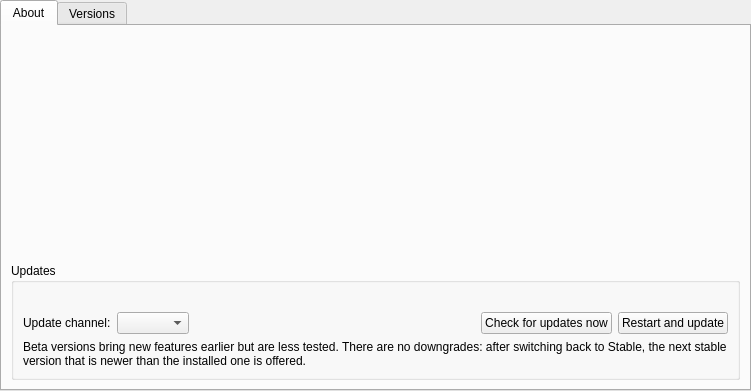
<?xml version="1.0" encoding="UTF-8"?>
<!-- Modified by BW-Tech GmbH for owncloud.online branding. -->
<ui version="4.0">
 <class>OCC::AboutView</class>
 <widget class="QWidget" name="OCC::AboutView">
  <property name="geometry">
   <rect>
    <x>0</x>
    <y>0</y>
    <width>751</width>
    <height>391</height>
   </rect>
  </property>
  <property name="sizePolicy">
   <sizepolicy hsizetype="Expanding" vsizetype="Expanding">
    <horstretch>0</horstretch>
    <verstretch>0</verstretch>
   </sizepolicy>
  </property>
  <property name="windowTitle">
   <string notr="true">About</string>
  </property>
  <property name="layoutDirection">
   <enum>Qt::LayoutDirection::LeftToRight</enum>
  </property>
  <layout class="QVBoxLayout" name="verticalLayout">
   <property name="leftMargin">
    <number>0</number>
   </property>
   <property name="topMargin">
    <number>0</number>
   </property>
   <property name="rightMargin">
    <number>0</number>
   </property>
   <property name="bottomMargin">
    <number>0</number>
   </property>
   <item>
    <widget class="QTabWidget" name="tabWidget">
     <property name="focusPolicy">
      <enum>Qt::FocusPolicy::StrongFocus</enum>
     </property>
     <property name="currentIndex">
      <number>0</number>
     </property>
     <widget class="QWidget" name="tab">
      <attribute name="title">
       <string>About</string>
      </attribute>
      <layout class="QVBoxLayout" name="verticalLayout_4">
       <item>
        <layout class="QHBoxLayout" name="horizontalLayout">
         <item>
          <layout class="QVBoxLayout" name="verticalLayout_2">
           <item>
            <spacer name="verticalSpacer_2">
             <property name="orientation">
              <enum>Qt::Orientation::Vertical</enum>
             </property>
             <property name="sizeHint" stdset="0">
              <size>
               <width>20</width>
               <height>40</height>
              </size>
             </property>
            </spacer>
           </item>
           <item>
            <widget class="QLabel" name="icon">
             <property name="sizePolicy">
              <sizepolicy hsizetype="Minimum" vsizetype="Minimum">
               <horstretch>0</horstretch>
               <verstretch>0</verstretch>
              </sizepolicy>
             </property>
             <property name="maximumSize">
              <size>
               <width>256</width>
               <height>256</height>
              </size>
             </property>
             <property name="text">
              <string notr="true"/>
             </property>
             <property name="pixmap">
              <pixmap>:/client/owncloud.online/theme/universal/owncloud-online-icon.svg</pixmap>
             </property>
            </widget>
           </item>
           <item>
            <spacer name="verticalSpacer">
             <property name="orientation">
              <enum>Qt::Orientation::Vertical</enum>
             </property>
             <property name="sizeHint" stdset="0">
              <size>
               <width>20</width>
               <height>40</height>
              </size>
             </property>
            </spacer>
           </item>
          </layout>
         </item>
         <item>
          <widget class="QLabel" name="aboutText">
           <property name="sizePolicy">
            <sizepolicy hsizetype="Expanding" vsizetype="Expanding">
             <horstretch>0</horstretch>
             <verstretch>0</verstretch>
            </sizepolicy>
           </property>
          </widget>
         </item>
        </layout>
       </item>
       <item>
        <widget class="QGroupBox" name="updaterGroup">
         <property name="title">
          <string>Updates</string>
         </property>
         <layout class="QVBoxLayout" name="updaterLayout">
          <item>
           <widget class="QLabel" name="updateStatusLabel">
            <property name="text">
             <string notr="true"/>
            </property>
            <property name="textFormat">
             <enum>Qt::TextFormat::RichText</enum>
            </property>
            <property name="wordWrap">
             <bool>true</bool>
            </property>
            <property name="textInteractionFlags">
             <set>Qt::TextInteractionFlag::LinksAccessibleByKeyboard|Qt::TextInteractionFlag::LinksAccessibleByMouse|Qt::TextInteractionFlag::TextSelectableByMouse</set>
            </property>
           </widget>
          </item>
          <item>
           <layout class="QHBoxLayout" name="updateActionsLayout">
            <item>
             <widget class="QLabel" name="updateChannelLabel">
              <property name="text">
               <string>Update channel:</string>
              </property>
              <property name="buddy">
               <cstring>updateChannel</cstring>
              </property>
             </widget>
            </item>
            <item>
             <widget class="QComboBox" name="updateChannel"/>
            </item>
            <item>
             <spacer name="updateActionsSpacer">
              <property name="orientation">
               <enum>Qt::Orientation::Horizontal</enum>
              </property>
              <property name="sizeHint" stdset="0">
               <size>
                <width>20</width>
                <height>20</height>
               </size>
              </property>
             </spacer>
            </item>
            <item>
             <widget class="QPushButton" name="checkForUpdatesButton">
              <property name="text">
               <string>Check for updates now</string>
              </property>
             </widget>
            </item>
            <item>
             <widget class="QPushButton" name="restartButton">
              <property name="text">
               <string>Restart and update</string>
              </property>
             </widget>
            </item>
           </layout>
          </item>
          <item>
           <widget class="QLabel" name="updateChannelHint">
            <property name="text">
             <string>Beta versions bring new features earlier but are less tested. There are no downgrades: after switching back to Stable, the next stable version that is newer than the installed one is offered.</string>
            </property>
            <property name="wordWrap">
             <bool>true</bool>
            </property>
           </widget>
          </item>
         </layout>
        </widget>
       </item>
      </layout>
     </widget>
     <widget class="QWidget" name="tab_2">
      <attribute name="title">
       <string>Versions</string>
      </attribute>
      <layout class="QVBoxLayout" name="verticalLayout_3">
       <item>
        <widget class="QTextBrowser" name="versionInfo">
         <property name="openExternalLinks">
          <bool>false</bool>
         </property>
         <property name="openLinks">
          <bool>false</bool>
         </property>
        </widget>
       </item>
      </layout>
     </widget>
    </widget>
   </item>
  </layout>
 </widget>
 <tabstops>
  <tabstop>tabWidget</tabstop>
  <tabstop>updateChannel</tabstop>
  <tabstop>checkForUpdatesButton</tabstop>
  <tabstop>restartButton</tabstop>
  <tabstop>versionInfo</tabstop>
 </tabstops>
 <resources/>
 <connections/>
</ui>
